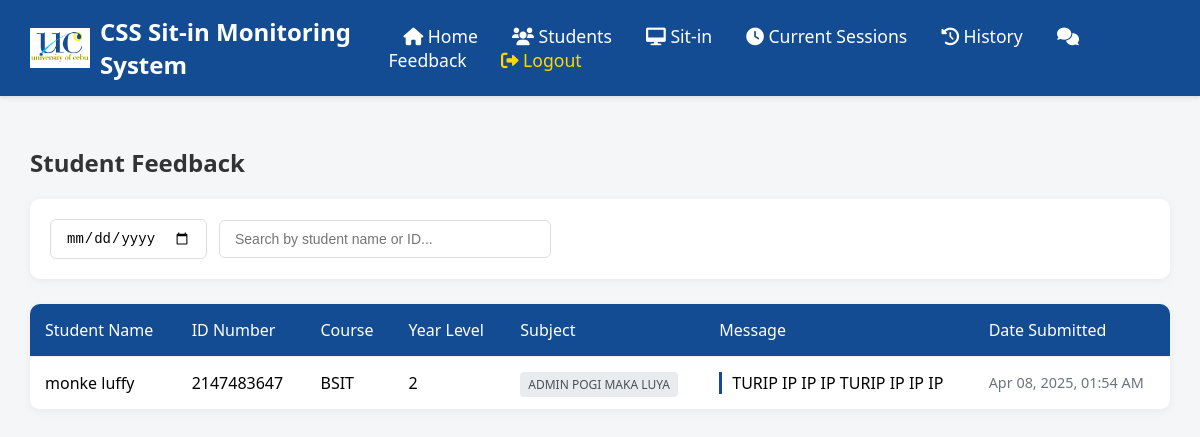
Page /admin_feedback.php (signed in) on the committed database.
### tables this page shows
CREATE TABLE `feedback` (
  `id` int(11) NOT NULL,
  `student_id` varchar(50) NOT NULL,
  `subject` varchar(100) NOT NULL,
  `message` text NOT NULL,
  `date_submitted` datetime DEFAULT current_timestamp()
);

CREATE TABLE `users` (
  `ID` int(11) NOT NULL,
  `Lastname` varchar(255) NOT NULL,
  `Firstname` varchar(255) NOT NULL,
  `Midname` varchar(255) NOT NULL,
  `course` varchar(50) NOT NULL,
  `year_level` int(11) NOT NULL,
  `username` varchar(255) NOT NULL,
  `password` varchar(255) NOT NULL,
  `PROFILE_IMG` varchar(255) DEFAULT 'images/default.jpg',
  `role` varchar(20) DEFAULT 'user',
  `sessions_remaining` int(11) DEFAULT 30
);

### admin_feedback.php (the view, shortened to what this page needs)
<?php
include("connect.php");
$date_filter = isset($_GET['date']) ? $_GET['date'] : '';
$search = isset($_GET['search']) ? $_GET['search'] : '';
$query = "SELECT f.*, u.Firstname, u.Lastname, u.ID, u.course, u.year_level, u.PROFILE_IMG
          FROM feedback f
          JOIN users u ON f.student_id = u.username
          WHERE 1=1";
$query .= " ORDER BY f.date_submitted DESC";
$stmt = mysqli_prepare($conn, $query);
mysqli_stmt_execute($stmt);
$result = mysqli_stmt_get_result($stmt);
?>
<!DOCTYPE html>
<html lang="en">
<head>
    <link rel="stylesheet" href="https://cdnjs.cloudflare.com/ajax/libs/font-awesome/6.0.0/css/all.min.css">
</head>
<body>
    <div class="navbar">
        <a href="#" class="navbar-brand">
            <img src="UC logo.jpg" alt="UC Logo">
            CSS Sit-in Monitoring System
        </a>
        <div class="navbar-links">
            <a href="admin_dashboard.php"><i class="fas fa-home"></i> Home</a>
            <a href="admin_students.php"><i class="fas fa-users"></i> Students</a>
            <a href="admin_sitin.php"><i class="fas fa-desktop"></i> Sit-in</a>
            <a href="admin_current_sitin.php"><i class="fas fa-clock"></i> Current Sessions</a>
            <a href="admin_sitin_history.php"><i class="fas fa-history"></i> History</a>
            <a href="admin_feedback.php"><i class="fas fa-comments"></i> Feedback</a>
            <a href="logout.php" style="color: var(--accent-color);"><i class="fas fa-sign-out-alt"></i> Logout</a>
        </div>
    </div>
    <div class="main-content">
        <h2 class="page-title">Student Feedback</h2>
        <form method="GET" class="filters">
            <input type="date" name="date" value="<?php echo htmlspecialchars($date_filter); ?>">
            <input type="text" name="search" placeholder="Search by student name or ID..." value="<?php echo htmlspecialchars($search); ?>">
        </form>
        <?php if (mysqli_num_rows($result) > 0): ?>
            <table class="feedback-table">
                <thead>
                    <tr>
                        <th>Student Name</th>
                        <th>ID Number</th>
                        <th>Course</th>
                        <th>Year Level</th>
                        <th>Subject</th>
                        <th>Message</th>
                        <th>Date Submitted</th>
                    </tr>
                </thead>
                <tbody>
                    <?php while($feedback = mysqli_fetch_assoc($result)): ?>
                    <tr>
                        <td><?php echo htmlspecialchars($feedback['Firstname'] . ' ' . $feedback['Lastname']); ?></td>
                        <td><?php echo htmlspecialchars($feedback['ID']); ?></td>
                        <td><?php echo htmlspecialchars($feedback['course']); ?></td>
                        <td><?php echo htmlspecialchars($feedback['year_level']); ?></td>
                        <td><span class="subject-tag"><?php echo htmlspecialchars($feedback['subject']); ?></span></td>
                        <td class="message-cell">
                            <div class="message-content">
                                <?php echo htmlspecialchars($feedback['message']); ?>
                            </div>
                        </td>
                        <td class="date-submitted">
                            <?php echo date('M d, Y, h:i A', strtotime($feedback['date_submitted'])); ?>
                        </td>
                    </tr>
                    <?php endwhile; ?>
                </tbody>
            </table>
        <?php else: ?>
            <div style="text-align: center; padding: 40px; background: white; border-radius: 10px; color: #666;">
                <p>No feedback records found.</p>
            </div>
        <?php endif; ?>
    </div>
</body>
</html>

### admin_feedback.php (style rules this page uses)
:root { --primary-color: #144c94; --secondary-color: #2c6a85; --accent-color: #ffd700; --light-bg: #f4f6f8; --success-color: #28a745; }
body { font-family: 'Segoe UI', Tahoma, Geneva, Verdana, sans-serif; margin: 0; padding: 0; background-color: var(--light-bg); }
.navbar { background-color: var(--primary-color); padding: 15px 30px; display: flex; justify-content: space-between; align-items: center; box-shadow: 0 2px 4px rgba(0,0,0,0.1); }
.navbar-brand { display: flex; align-items: center; color: white; text-decoration: none; font-size: 1.5em; font-weight: bold; }
.navbar-brand img { height: 40px; margin-right: 10px; }
.navbar-links a { color: white; text-decoration: none; margin: 0 15px; font-size: 1.1em; transition: color 0.3s; }
.main-content { padding: 30px; max-width: 1400px; margin: 0 auto; }
.page-title { font-size: 24px; margin-bottom: 20px; color: #333; }
.filters { background: white; padding: 20px; border-radius: 10px; box-shadow: 0 2px 8px rgba(0,0,0,0.05); margin-bottom: 25px; display: flex; gap: 12px; align-items: center; }
.filters input[type="date"], .filters input[type="text"] { padding: 10px 15px; border: 1px solid #ddd; border-radius: 6px; font-size: 14px; transition: all 0.2s; }
.filters input[type="text"] { width: 300px; }
.feedback-table { width: 100%; border-collapse: separate; border-spacing: 0; background: white; margin-top: 20px; box-shadow: 0 2px 8px rgba(0,0,0,0.05); border-radius: 10px; }
.feedback-table th, .feedback-table td { padding: 15px; text-align: left; border-bottom: 1px solid #eee; vertical-align: middle; }
.feedback-table th { background-color: var(--primary-color); color: white; font-weight: 500; white-space: nowrap; }
.feedback-table th:first-child { border-top-left-radius: 10px; }
.feedback-table th:last-child { border-top-right-radius: 10px; }
.feedback-table tr:last-child td:first-child { border-bottom-left-radius: 10px; }
.feedback-table tr:last-child td:last-child { border-bottom-right-radius: 10px; }
.subject-tag { background-color: #e9ecef; padding: 4px 8px; border-radius: 4px; font-size: 12px; color: #495057; }
.message-cell { max-width: 400px; position: relative; }
.message-content { position: relative; padding-left: 10px; border-left: 3px solid var(--primary-color); }
.date-submitted { color: #6c757d; font-size: 0.9em; }

### rows in the picture
feedback: users.Firstname+Lastname "monke luffy", users.ID "2147483647", users.course "BSIT", users.year_level "2", subject "ADMIN POGI MAKA LUYA", message "TURIP IP IP IP TURIP IP IP IP", date_submitted "Apr 08, 2025, 01:54 AM"
